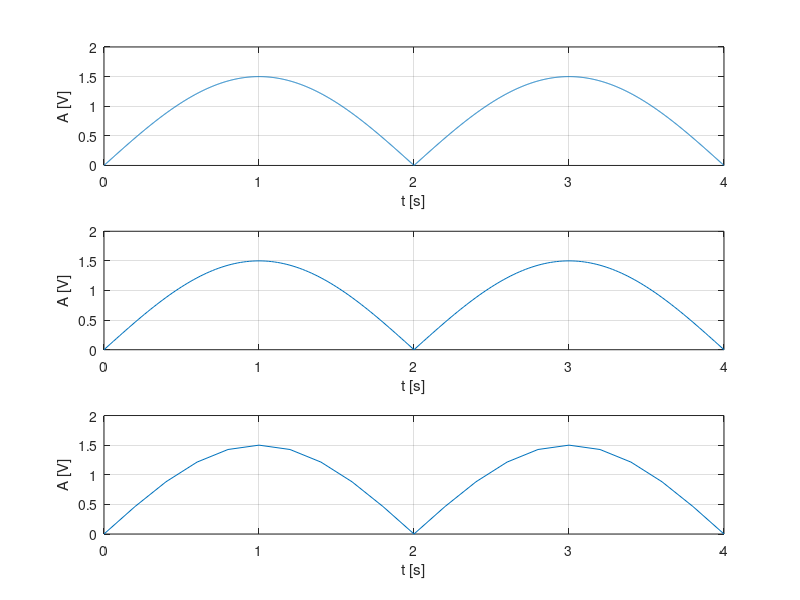

MATLAB code to generate this figure:
%Se va genera un semnal cu rezolutie temporara de 2ms, 20ms
%200ms pentru un semnal continuu de tipul:
%5. Semnal sinusoidal redresat dubla alternanta
%- Perioada semnalului sinusoidal neredresat: 4 s.
%- Amplitudine: 1.5.


%rezolutia temporara de 2ms
t=0:0.002:4;
f=0.25;
w=2*pi*f;
s=1.5*abs(sin(w*t));
subplot(3,1,1)
plot(t,s),grid,xlabel('t [s]'),ylabel('A [V]');

%rezolutia temporara de 20ms
t=0:0.02:4;
f=0.25;
w=2*pi*f;
s=1.5*abs(sin(w*t));
subplot(3,1,2)
plot(t,s),grid,xlabel('t [s]'),ylabel('A [V]');

%rezolutia temporara de 200ms
t=0:0.2:4;
f=0.25;
w=2*pi*f;
s=1.5*abs(sin(w*t));
subplot(3,1,3)
plot(t,s),grid,xlabel('t [s]'),ylabel('A [V]');

%Intrucat sin(t) are implicit perioada 1 si A=1, argumentul trebuie inmultit cu 1/4 pentru a
%corespunde T=4s, iar functia insasi cu 1.5 pentru a satisface A=1.5.